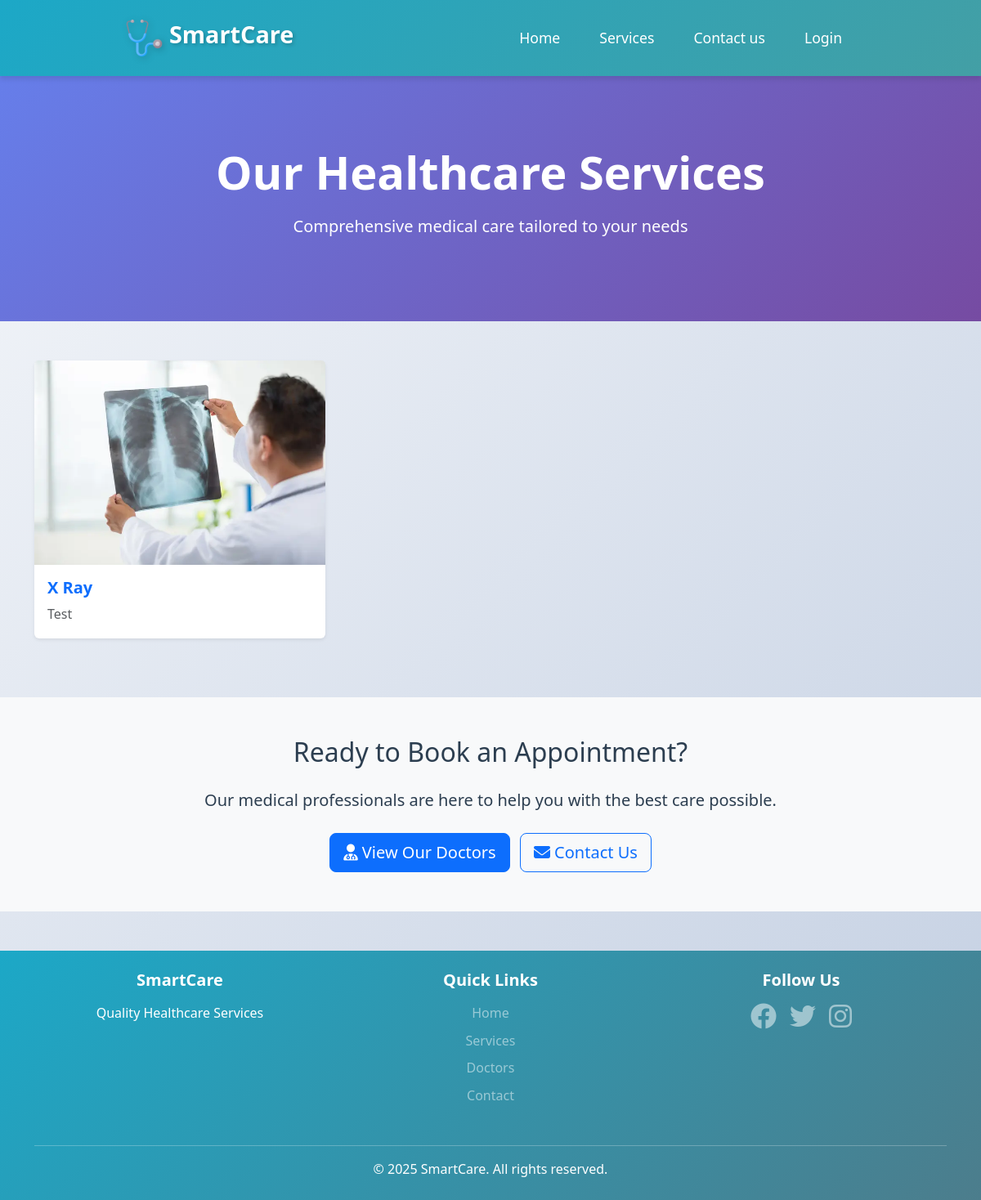
The page /services-page/ on the database its author committed.
### service/models.py (models this page shows)
class Service(models.Model):
    name = models.CharField(max_length = 20)
    description = models.TextField()
    image = models.ImageField(upload_to="service/images/")

### smart_care/views.py (the view)
# urls.py: path('services-page/', views.services_page, name='services_page'),
def services_page(request):
    from service.models import Service
    services = Service.objects.all()
    return render(request, 'services.html', {'services': services})

### templates/services.html (shortened to what this page needs)
{% load static %}
<!DOCTYPE html>
<html lang="en">
<head>
    <link href="https://cdn.jsdelivr.net/npm/bootstrap@5.3.0/dist/css/bootstrap.min.css" rel="stylesheet"
 />
    <link rel="stylesheet" href="https://cdnjs.cloudflare.com/ajax/libs/font-awesome/6.4.0/css/all.min.css" />
    <link rel="stylesheet" href="{% static 'css/style.css' %}" />
</head>
<body>
    <header>
        <nav class="d-flex justify-content-around align-items-center p-4">
            <div class="logo-container d-flex align-items-center gap-2">
                <img src="{% static 'images/stethoscope 1.png' %}" alt="SmartCare Logo" />
                <h3>SmartCare</h3>
            </div>
            <div class="menu-container d-flex gap-3 align-items-center">
                <ul class="d-flex gap-3 list-unstyled mb-0">
                    <li class="menu"><a href="{% url 'home' %}">Home</a></li>
                    <li class="menu"><a href="{% url 'services_page' %}">Services</a></li>
                    <li class="menu"><a href="{% url 'contact_us_page' %}">Contact us</a></li>
                    {% if not user.is_authenticated %}
                    <li class="menu"><a href="{% url 'login' %}">Login</a></li>
                    {% endif %}
                </ul>
            </div>
        </nav>
    </header>
    <section class="services-hero py-5" style="background: linear-gradient(135deg, #667eea 0%, #764ba2 100%); color: white;">
        <div class="container text-center">
            <h1 class="display-4 fw-bold mb-3">Our Healthcare Services</h1>
            <p class="lead">Comprehensive medical care tailored to your needs</p>
        </div>
    </section>
    <section class="services-section py-5">
        <div class="container">
            <div class="row">
                {% if services %}
                    {% for service in services %}
                    <div class="col-md-6 col-lg-4 mb-4">
                        <div class="card h-100 shadow-sm border-0 service-card">
                            {% if service.image %}
                            <img src="{{ service.image.url }}" class="card-img-top" alt="{{ service.name }}" style="height: 250px; object-fit: cover;">
                            {% else %}
                            <div class="card-img-top bg-primary d-flex align-items-center justify-content-center" style="height: 250px;">
                                <i class="fas fa-hospital-alt fa-5x text-white"></i>
                            </div>
                            {% endif %}
                            <div class="card-body">
                                <h5 class="card-title text-primary fw-bold">{{ service.name }}</h5>
                                <p class="card-text text-muted">{{ service.description }}</p>
                            </div>
                        </div>
                    </div>
                    {% endfor %}
                {% endif %}
            </div>
        </div>
    </section>
    <section class="cta-section py-5 bg-light">
        <div class="container text-center">
            <h2 class="mb-4">Ready to Book an Appointment?</h2>
            <p class="lead mb-4">Our medical professionals are here to help you with the best care possible.</p>
            <a href="{% url 'doctors_page' %}" class="btn btn-primary btn-lg me-2">
                <i class="fas fa-user-md"></i> View Our Doctors
            </a>
            <a href="{% url 'contact_us_page' %}" class="btn btn-outline-primary btn-lg">
                <i class="fas fa-envelope"></i> Contact Us
            </a>
        </div>
    </section>
    <footer class="bg-dark text-white py-4 mt-5">
        <div class="container text-center">
            <div class="row">
                <div class="col-md-4 mb-3">
                    <h5>SmartCare</h5>
                    <p>Quality Healthcare Services</p>
                </div>
                <div class="col-md-4 mb-3">
                    <h5>Quick Links</h5>
                    <ul class="list-unstyled">
                        <li><a href="{% url 'home' %}" class="text-white-50 text-decoration-none">Home</a></li>
                        <li><a href="{% url 'services_page' %}" class="text-white-50 text-decoration-none">Services</a></li>
                        <li><a href="{% url 'doctors_page' %}" class="text-white-50 text-decoration-none">Doctors</a></li>
                        <li><a href="{% url 'contact_us_page' %}" class="text-white-50 text-decoration-none">Contact</a></li>
                    </ul>
                </div>
                <div class="col-md-4 mb-3">
                    <h5>Follow Us</h5>
                    <div class="d-flex justify-content-center gap-3">
                        <a href="#" class="text-white-50"><i class="fab fa-facebook fa-2x"></i></a>
                        <a href="#" class="text-white-50"><i class="fab fa-twitter fa-2x"></i></a>
                        <a href="#" class="text-white-50"><i class="fab fa-instagram fa-2x"></i></a>
                    </div>
                </div>
            </div>
            <hr class="bg-white" />
            <p class="mb-0">&copy; 2025 SmartCare. All rights reserved.</p>
        </div>
    </footer>
</body>
</html>

### static/css/style.css (style rules this page uses)
:root { --primary-color: #1CA8C7; --secondary-color: #439FA5; --accent-color: #4C7D8C; --light-bg: #f8f9fa; --dark-text: #2c3e50; --light-text: #6c757d; --shadow: 0 4px 6px rgba(0, 0, 0, 0.1); --shadow-lg: 0 10px 25px rgba(0, 0, 0, 0.15); --border-radius: 12px; --transition: all 0.3s ease; }
* { margin: 0; padding: 0; box-sizing: border-box; }
body { font-family: 'Segoe UI', Tahoma, Geneva, Verdana, sans-serif; background: linear-gradient(135deg, #f5f7fa 0%, #c3cfe2 100%); color: var(--dark-text); line-height: 1.6; min-height: 100vh; }
nav { background: linear-gradient(135deg, var(--primary-color) 0%, var(--secondary-color) 100%); box-shadow: var(--shadow); backdrop-filter: blur(10px); position: sticky; top: 0; z-index: 1000; transition: var(--transition); }
.logo-container { transition: transform 0.3s ease; }
.logo-container h3 { color: white; font-weight: 700; font-size: 1.8rem; text-shadow: 2px 2px 4px rgba(0, 0, 0, 0.2); }
.logo-container img { width: 45px; height: 45px; filter: drop-shadow(2px 2px 4px rgba(0, 0, 0, 0.2)); }
li { list-style: none; }
.menu { font-size: 1.1rem; font-weight: 500; color: white; padding: 8px 16px; border-radius: 8px; transition: var(--transition); cursor: pointer; }
.menu a { color: white; text-decoration: none; }
.service-card { min-width: calc(33.333% - 1rem); flex-shrink: 0; }
footer { background: linear-gradient(135deg, var(--primary-color) 0%, var(--accent-color) 100%); color: white; padding: 3rem 1rem; margin-top: 4rem; }
footer h5 { font-weight: 700; margin-bottom: 1rem; }
footer ul { padding: 0; }
footer li { margin-bottom: 0.5rem; cursor: pointer; transition: var(--transition); color: #000000; }
footer li a { color: #000000; text-decoration: none; }
.doc-card, .review-card, .service-card { animation: fadeIn 0.6s ease-out; }
.card { border: none; transition: var(--transition); }
.card { transition: var(--transition); }

### templates/services.html (style rules this page uses)
.service-card { transition: transform 0.3s ease, box-shadow 0.3s ease; }
.services-hero { min-height: 300px; display: flex; align-items: center; }

### rows shown on the page
Service: image (picture), name "X Ray", description "Test"
